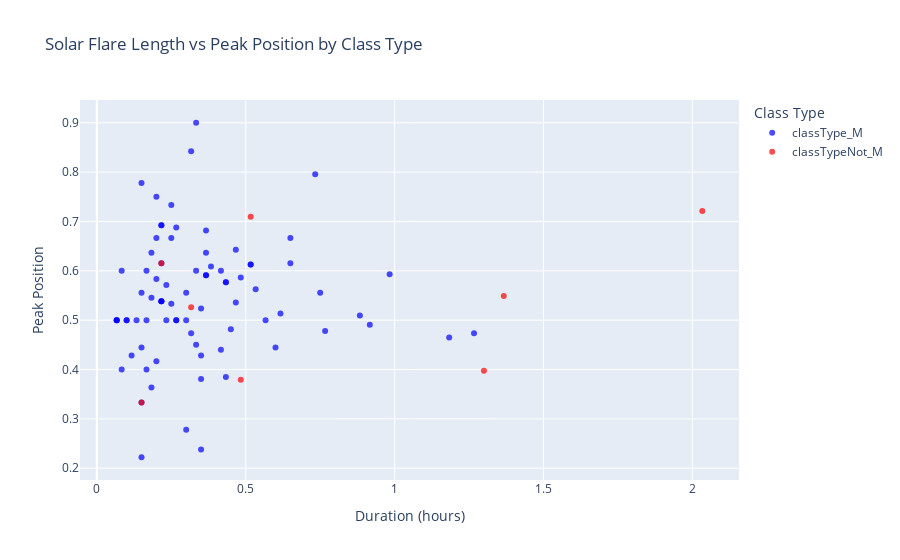

Here is the notebook cell this chart was saved with:
### Code cell
# melting the dataframe from wide rows to long columns
df_sorted = df.melt(id_vars=['flrID', 'peakPosition', 'length'], value_vars=['classType_M', 'classTypeNot_M'], var_name='ClassType', value_name='Presence')

# filter the dataframe to only include rows where the class type is present
df_sorted = df_sorted[df_sorted['Presence'] == 1]

# convert length to hours so it can be represented as a floating-point
df_sorted['length_hours'] = df_sorted['length'].dt.total_seconds() / 3600

# assign colors based on class type to be called later in figure
color_map = {'classType_M': 'blue', 'classTypeNot_M': 'red'}

# create the scatter plot
fig = px.scatter(
    df_sorted,
    x='length_hours',
    y='peakPosition',
    color='ClassType',
    hover_name='flrID',
    title='Solar Flare Length vs Peak Position by Class Type',
    labels={
        'length_hours': 'Duration (hours)',
        'peakPosition': 'Peak Position',
        'ClassType': 'Class Type'
    },
    color_discrete_map=color_map,
    opacity=0.7
)

fig.show()

### Figure 1 — Plotly figure (JSON) as saved in the notebook; plotly's stock layout.template omitted (floating-point values rounded to 4 significant figures)
{"data": [{"hovertemplate": "<b>%{hovertext}</b><br><br>Class Type=classType_M<br>Duration (hours)=%{x}<br>Peak Position=%{y}<extra></extra>", "hovertext": ["2024-09-22T21:12:00-FLR-001", "2024-09-23T14:23:00-FLR-001", "2024-09-25T22:57:00-FLR-001", "2024-09-26T22:58:00-FLR-001", "2024-09-29T12:49:00-FLR-001", "2024-09-29T14:09:00-FLR-001", "2024-09-29T14:31:00-FLR-001", "2024-09-30T23:37:00-FLR-001", "2024-10-01T14:41:00-FLR-001", "2024-10-01T18:52:00-FLR-001", "2024-10-02T01:43:00-FLR-001", "2024-10-02T02:31:00-FLR-001", "2024-10-02T05:30:00-FLR-001", "2024-10-02T06:19:00-FLR-001", "2024-10-02T13:22:00-FLR-001", "2024-10-02T19:58:00-FLR-001", "2024-10-02T20:27:00-FLR-001", "2024-10-03T02:23:00-FLR-001", "2024-10-03T03:22:00-FLR-001", "2024-10-03T08:10:00-FLR-001", "2024-10-03T08:30:00-FLR-001", "2024-10-03T09:19:00-FLR-001", "2024-10-03T12:00:00-FLR-001", "2024-10-03T17:18:00-FLR-001", "2024-10-03T19:18:00-FLR-001", "2024-10-03T20:09:00-FLR-001", "2024-10-03T21:39:00-FLR-001", "2024-10-03T23:26:00-FLR-001", "2024-10-04T00:09:00-FLR-001", "2024-10-04T04:36:00-FLR-001", "2024-10-04T05:30:00-FLR-001", "2024-10-04T10:58:00-FLR-001", "2024-10-04T20:55:00-FLR-001", "2024-10-04T22:04:00-FLR-001", "2024-10-05T00:07:00-FLR-001", "2024-10-05T08:18:00-FLR-001", "2024-10-05T08:37:00-FLR-001", "2024-10-05T20:33:00-FLR-001", "2024-10-05T23:10:00-FLR-001", "2024-10-06T00:09:00-FLR-001", "2024-10-06T01:30:00-FLR-001", "2024-10-06T15:14:00-FLR-001", "2024-10-06T16:41:00-FLR-001", "2024-10-06T18:52:00-FLR-001", "2024-10-06T20:52:00-FLR-001", "2024-10-07T18:03:00-FLR-001", "2024-10-08T01:01:00-FLR-001", "2024-10-08T08:43:00-FLR-001", "2024-10-09T05:41:00-FLR-001", "2024-10-09T22:59:00-FLR-001", "2024-10-10T11:47:00-FLR-001", "2024-10-10T12:10:00-FLR-001", "2024-10-10T12:22:00-FLR-001", "2024-10-10T16:51:00-FLR-001", "2024-10-10T21:54:00-FLR-001", "2024-10-11T15:48:00-FLR-001", "2024-10-11T16:07:00-FLR-001", "2024-10-11T22:50:00-FLR-001", "2024-10-14T00:04:00-FLR-001", "2024-10-14T13:22:00-FLR-001", "2024-10-15T02:02:00-FLR-001", "2024-10-15T02:23:00-FLR-001", "2024-10-15T10:00:00-FLR-001", "2024-10-15T18:00:00-FLR-001", "2024-10-15T18:28:00-FLR-001", "2024-10-16T03:12:00-FLR-001", "2024-10-16T03:21:00-FLR-001", "2024-10-16T03:28:00-FLR-001", "2024-10-16T03:38:00-FLR-001", "2024-10-16T04:57:00-FLR-001", "2024-10-16T13:12:00-FLR-001", "2024-10-16T14:29:00-FLR-001", "2024-10-16T14:51:00-FLR-001", "2024-10-17T02:12:00-FLR-001", "2024-10-17T04:53:00-FLR-001", "2024-10-18T17:28:00-FLR-001", "2024-10-18T19:27:00-FLR-001", "2024-10-18T23:13:00-FLR-001", "2024-10-19T06:48:00-FLR-001", "2024-10-19T14:27:00-FLR-001"], "legendgroup": "classType_M", "marker": {"color": "blue", "opacity": 0.7, "symbol": "circle"}, "mode": "markers", "name": "classType_M", "orientation": "v", "showlegend": true, "type": "scatter", "x": [0.8833, 1.183, 0.4333, 0.3667, 0.15, 0.3667, 0.25, 0.7667, 0.25, 0.75, 0.2167, 0.2, 0.2667, 0.15, 0.6, 0.4833, 0.65, 0.4167, 0.6167, 0.3333, 0.1833, 0.06667, 0.08333, 0.15, 0.1, 0.5167, 0.15, 0.06667, 0.2667, 0.5167, 0.1833, 0.3, 0.3, 0.2333, 0.2, 0.3167, 0.2167, 0.2167, 0.3, 0.3333, 0.5667, 0.1833, 0.1667, 0.2, 0.9167, 0.9833, 0.06667, 0.2333, 0.35, 0.3667, 0.3833, 0.2, 0.1, 0.35, 1.267, 0.3167, 0.65, 0.7333, 0.45, 0.4667, 0.35, 0.1333, 0.1667, 0.4667, 0.1667, 0.15, 0.08333, 0.1167, 0.35, 0.5333, 0.4333, 0.3667, 0.2167, 0.4333, 0.3333, 0.2167, 0.2667, 0.4167, 0.25, 0.2167], "xaxis": "x", "y": [0.5094, 0.4648, 0.5769, 0.6364, 0.4444, 0.6818, 0.6667, 0.4783, 0.7333, 0.5556, 0.6923, 0.6667, 0.5, 0.5556, 0.4444, 0.5862, 0.6154, 0.44, 0.5135, 0.9, 0.5455, 0.5, 0.6, 0.3333, 0.5, 0.6129, 0.2222, 0.5, 0.5, 0.6129, 0.3636, 0.2778, 0.5, 0.5, 0.4167, 0.4737, 0.5385, 0.5385, 0.5556, 0.45, 0.5, 0.6364, 0.4, 0.5833, 0.4909, 0.5932, 0.5, 0.5714, 0.2381, 0.5909, 0.6087, 0.75, 0.5, 0.4286, 0.4737, 0.8421, 0.6667, 0.7955, 0.4815, 0.5357, 0.5238, 0.5, 0.6, 0.6429, 0.5, 0.7778, 0.4, 0.4286, 0.381, 0.5625, 0.5769, 0.5909, 0.6923, 0.3846, 0.6, 0.6154, 0.6875, 0.6, 0.5333, 0.5385], "yaxis": "y"}, {"hovertemplate": "<b>%{hovertext}</b><br><br>Class Type=classTypeNot_M<br>Duration (hours)=%{x}<br>Peak Position=%{y}<extra></extra>", "hovertext": ["2024-09-26T19:41:00-FLR-001", "2024-09-29T05:26:00-FLR-001", "2024-10-01T21:58:00-FLR-001", "2024-10-03T12:08:00-FLR-001", "2024-10-07T19:02:00-FLR-001", "2024-10-07T19:31:00-FLR-001", "2024-10-09T01:25:00-FLR-001", "2024-10-09T15:44:00-FLR-001"], "legendgroup": "classTypeNot_M", "marker": {"color": "red", "opacity": 0.7, "symbol": "circle"}, "mode": "markers", "name": "classTypeNot_M", "orientation": "v", "showlegend": true, "type": "scatter", "x": [0.2167, 1.367, 0.5167, 0.3167, 0.4833, 2.033, 1.3, 0.15], "xaxis": "x", "y": [0.6154, 0.5488, 0.7097, 0.5263, 0.3793, 0.7213, 0.3974, 0.3333], "yaxis": "y"}], "layout": {"autosize": true, "legend": {"title": {"text": "Class Type"}, "tracegroupgap": 0}, "title": {"text": "Solar Flare Length vs Peak Position by Class Type"}, "xaxis": {"anchor": "y", "autorange": true, "domain": [0, 1], "range": [-0.05318, 2.153], "title": {"text": "Duration (hours)"}, "type": "linear"}, "yaxis": {"anchor": "x", "autorange": true, "domain": [0, 1], "range": [0.1663, 0.9559], "title": {"text": "Peak Position"}, "type": "linear"}}}
